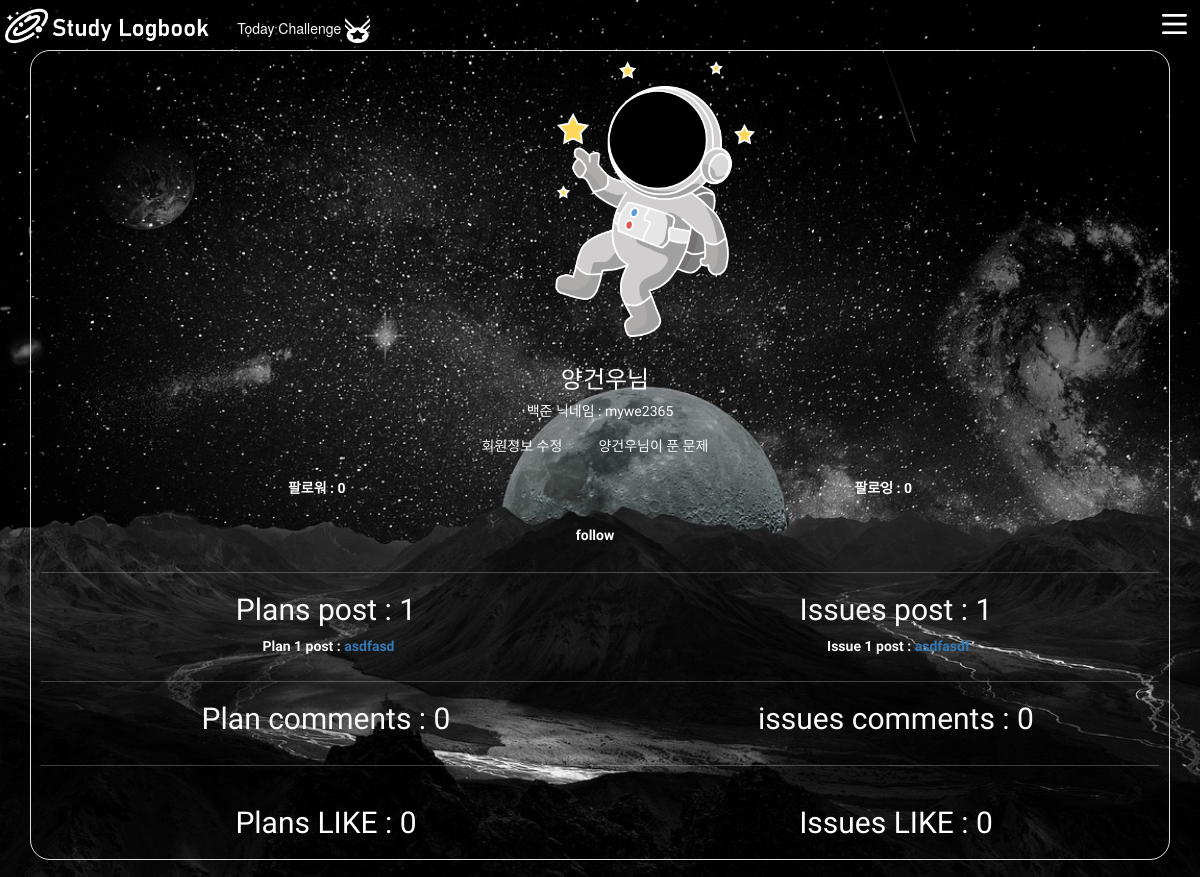
Screenshot of /accounts/1/ with the database file from the repository.
### accounts/models.py (models this page shows, shortened)
class User(AbstractBaseUser, PermissionsMixin):
    followings = models.ManyToManyField('self', symmetrical=False, related_name='followers')
    beakjoon_nickname = models.CharField('백준 닉네임',max_length=30, blank=True)
    beakjoon_rank = models.CharField(max_length=30, blank=True, null=True)
    email = models.EmailField('이메일', unique=True)
    username = models.CharField('이름', max_length=30)
    is_staff = models.BooleanField('스태프 권한', default=False)
    is_active = models.BooleanField('사용중', default=True)
    date_joined = models.DateTimeField('가입일', default=timezone.now)
    image = models.ImageField(blank=True)
    objects = UserManager()
    USERNAME_FIELD = 'email'                     # email을 사용자의 식별자로 설정
    REQUIRED_FIELDS = ['username']                   # 필수입력값
    class Meta:
        verbose_name = _('user')
        verbose_name_plural = _('users')
        swappable = 'AUTH_USER_MODEL'
    @property
    def users(self):
        users = get_user_model().objects.all()
        return users

### plans/models.py (models this page shows)
class Plan(models.Model):
    user = models.ForeignKey(
        settings.AUTH_USER_MODEL, on_delete=models.CASCADE, related_name='user_plans'
    )
    like_users = models.ManyToManyField(
        settings.AUTH_USER_MODEL, related_name='like_plans'
    )
    title = models.CharField(max_length=200)
    content = models.TextField()
    count = models.PositiveIntegerField(default=0)
    image = models.ImageField(blank=True)
    created_at = models.DateTimeField(auto_now_add=True)
    updated_at = models.DateTimeField(auto_now=True)

### issues/models.py (models this page shows)
class Issue(models.Model):
    user = models.ForeignKey(
        settings.AUTH_USER_MODEL, on_delete=models.CASCADE, related_name='user_issues'
    )
    like_users = models.ManyToManyField(
        settings.AUTH_USER_MODEL, related_name='like_issues'
    )
    title = models.CharField(max_length=200)
    content = models.TextField()
    count = models.PositiveIntegerField(default=0)
    image = models.ImageField(blank=True)
    created_at = models.DateTimeField(auto_now_add=True)
    updated_at = models.DateTimeField(auto_now=True)

### accounts/views.py (the view)
# urls.py: path('<int:user_pk>/', views.profile, name='profile'),
def profile(request, user_pk):
    User = get_user_model()
    person = User.objects.get(pk=user_pk)
    like_cnt = person.like_plans.all().count()
    for plan in person.user_plans.all():
        like_cnt += plan.like_users.all().count()
    like_cnt2 = person.like_issues.all().count()
    for issue in person.user_issues.all():
        like_cnt2 += issue.like_users.all().count()
    context = {
        'person': person,
        'like_cnt': like_cnt,
        'like_cnt2': like_cnt2,
    }
    return render(request, 'accounts/profile.html', context)

### accounts/templates/accounts/profile.html (shortened to what this page needs)
{% extends "base.html" %}
{% load static %}
{% block css %}
  <link rel="stylesheet" href="https://maxcdn.bootstrapcdn.com/bootstrap/3.3.2/css/bootstrap.min.css">
{% endblock css %}
{% block content %}
    <div class="container border bg-dark.bg-gradient p-3 rounded-5 font fw-bold text-white font">
        <div class="row text-center">
            <div class="d-flex justify-content-center">
                <img src="{% static "profile_img/astronaut.png" %}" alt="stand_image" class="standing_img img-fluid">
            </div>
            <h3 class="ms-2 mt-5">{{ person.username }}님</h3>
            <h5>백준 닉네임 : {{ person.beakjoon_nickname }}</h5>
            <div class="d-flex justify-content-center mb-4">
                <form action="{% url "accounts:update" %}" method='POST'>
                    <button type="submit" id="btn_cursor" class="btn btn-outline-light me-3"> 회원정보 수정 </button>
                </form>
                <form action="{% url "algorithms:solved" person.pk %}" method='GET'>
                    <button type="submit" id="btn_cursor" class="btn btn-outline-light me-3" > {{ person.username }}님이 푼 문제 </button>
                </form>
            </div>
            <div class="mb-3 d-flex justify-content-around">
                <p>팔로워 : {{ person.followers.all|length }} </p>
                <p>팔로잉 : {{ person.followings.all|length }} </P>
            </div>
            <div>
                {% if request.user != person %}
                    <form action="{% url "accounts:following" person.id %}" method="POST">
                        {% if request.user in person.followers.all %}
                            <input class="btn btn-outline-light me-3 text-white fw-bold" type="submit" value="Unfollow">
                        {% else %}
                            <input class="btn btn-outline-light me-3 text-white fw-bold" type="submit" value="follow">
                        {% endif %}
                    </form>
                {% endif %}
            </div>
        </div>
        <hr>
        <div class="">
            <div class="container d-flex justify-content-between ">
                <div class="row text-center">
                    <h2 class="col-6 animate__animated animate__headShake text-light font ">Plans post : {{ person.user_plans.all|length }}</h2>
                    <h2 class="col-6 animate__animated animate__headShake text-light font ">Issues post : {{ person.user_issues.all|length }}</h2>
                </div>
            </div>
            <div class="container d-flex justify-content-between">
                <div class="row text-center">
                    <div class="col-6">
                        {% for plan in person.user_plans.all %}
                            <p class="ms-2 mb-2 text-light ">Plan {{ forloop.counter }} post : <a href="{% url "plans:detail" plan.pk %}">{{ plan.title }}</a></p>
                        {% endfor %}
                    </div>
                    <div class="col-6">
                        {% for issue in person.user_issues.all %}
                            <p class="ms-2 mb-2 text-light ">Issue {{ forloop.counter }} post : <a href="{% url "issues:detail" issue.pk %}">{{ issue.title }}</a></p>
                        {% endfor %}
                    </div>
                </div>
            </div>
            <hr>
            <div class="container d-flex justify-content-between ">
                <div class="row text-center">
                    <h2 class="col-6 animate__animated animate__headShake text-light font ">Plan comments : {{ person.plan_comments.all|length }}</h2>
                    <h2 class="col-6 animate__animated animate__headShake text-light font ">issues comments : {{ person.issue_comments.all|length }}</h2>
                </div>
            </div>
            <hr>
            <div class="container d-flex justify-content-between ">
                <div class="row text-center">
                    <div class="col-6">
                    <h2>Plans LIKE : {{ like_cnt }}</h2>
                    </div>
                    <div class="col-6">
                    <h2>Issues LIKE : {{ like_cnt2 }}</h2>
                    </div>
                </div>
            </div>
        </div>
    </div>
{% endblock content %}

### static/style.css (style rules this page uses)
.container { display : flex; flex-direction: column; }
a,a:link { cursor: url(test_mouse.png) 2 2, auto; }
#btn_cursor { cursor: url(test_mouse.png) 2 2, auto; }
body { min-height: 100vh; background :url('background3.jpg') ; background-size : cover; cursor: url(test_mouse.png) 2 2, auto; }

### accounts/templates/accounts/profile.html (style rules this page uses)
.font { font-family: 'Gowun Dodum', sans-serif; }
.standing_img { position: relative; position: absoulute; width: 200px; left: 55px; }

### rows the page displays
User: username "양건우", beakjoon_nickname "mywe2365", followers.all|length "0", followings.all|length "0", user_plans.all|length "1", user_issues.all|length "1", plan_comments.all|length "0", issue_comments.all|length "0"
Plan: title "asdfasd"
Issue: title "asdfasdf"

### other values shown
{{ like_cnt }} "0"
{{ like_cnt2 }} "0"
